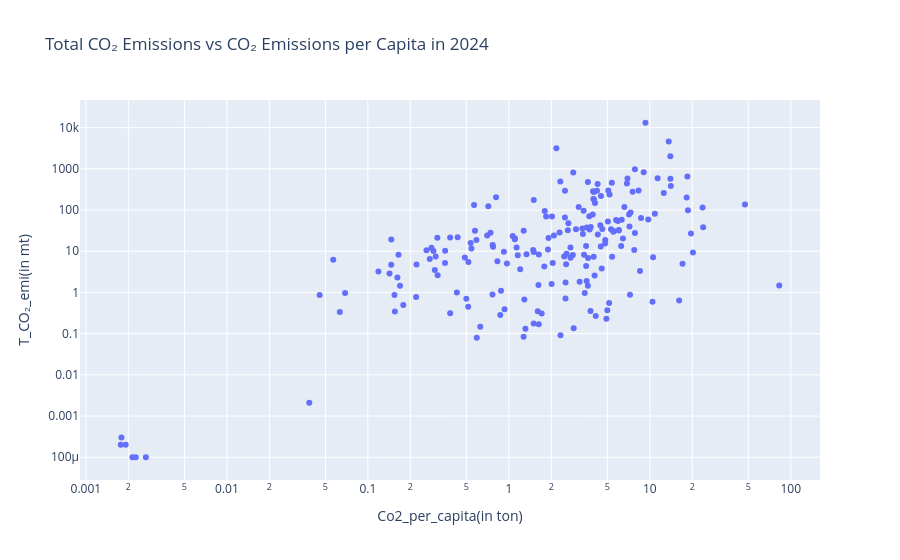

Notebook code cell kept with this figure:
### Markdown cell above
### Total vs per_capita co2 emission in latest year

### Code cell
latest = df[df['date'] == df['date'].max()]

fig = px.scatter(
    latest,
    x='Co2_per_capita(in ton)',
    y=value,
    hover_name='Country_name',
    log_x=True,
    log_y=True,
    title=(f'Total CO₂ Emissions vs CO₂ Emissions per Capita in {df['date'].max()}')
)

fig.show()

### Figure 1 — Plotly figure (JSON) as saved in the notebook; plotly's stock layout.template omitted (floating-point values rounded to 4 significant figures; data arrays with more than 128 entries replaced by an {"elided": "..."} marker saying what was removed)
{"data": [{"hovertemplate": "<b>%{hovertext}</b><br><br>Co2_per_capita(in ton)=%{x}<br>T_CO₂_emi(in mt)=%{y}<extra></extra>", "hovertext": {"elided": "201 str values"}, "legendgroup": "", "marker": {"color": "#636efa", "symbol": "circle"}, "mode": "markers", "name": "", "orientation": "v", "showlegend": false, "type": "scatter", "x": {"elided": "201 float values"}, "xaxis": "x", "y": {"elided": "201 float values"}, "yaxis": "y"}], "layout": {"legend": {"tracegroupgap": 0}, "title": {"text": "Total CO₂ Emissions vs CO₂ Emissions per Capita in 2024"}, "xaxis": {"anchor": "y", "domain": [0, 1], "title": {"text": "Co2_per_capita(in ton)"}, "type": "log"}, "yaxis": {"anchor": "x", "domain": [0, 1], "title": {"text": "T_CO₂_emi(in mt)"}, "type": "log"}}}
